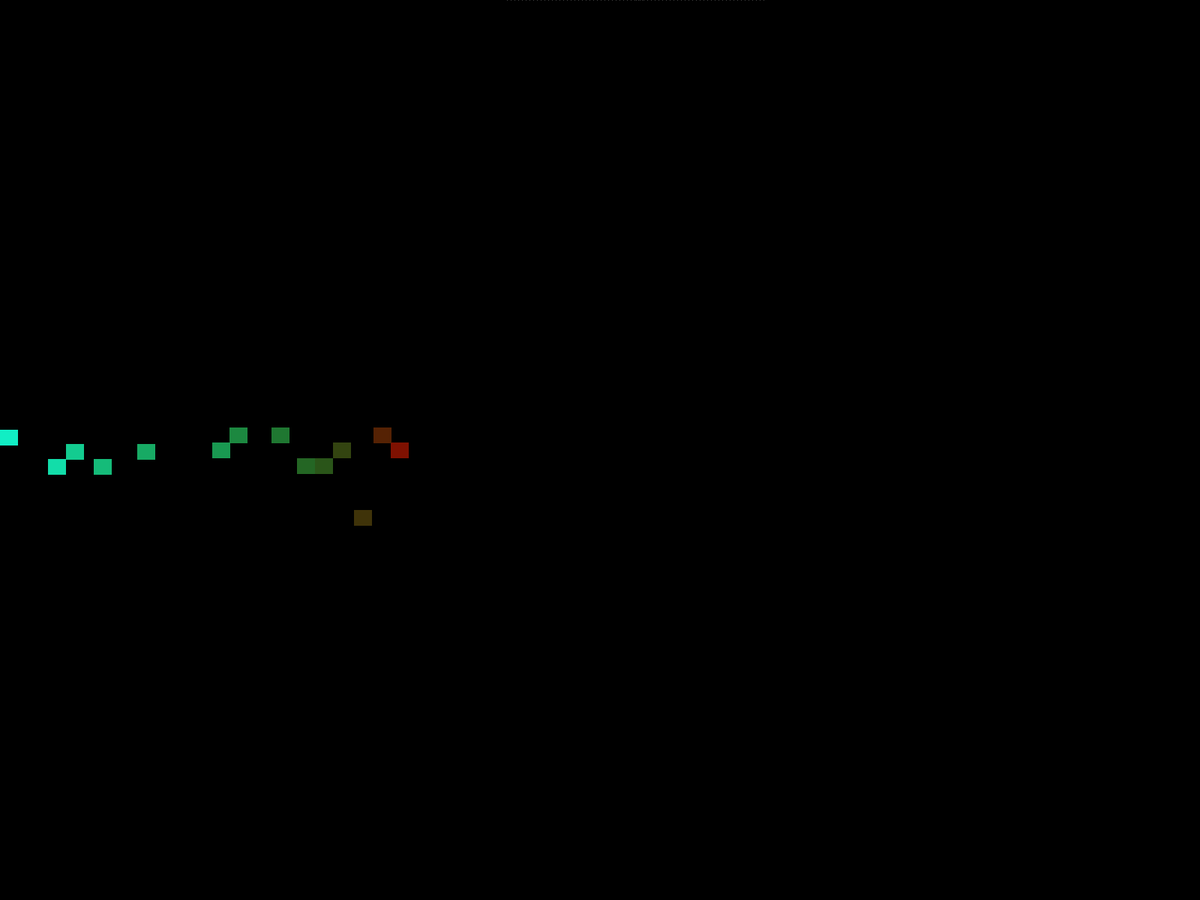
Frame 1 (no input)
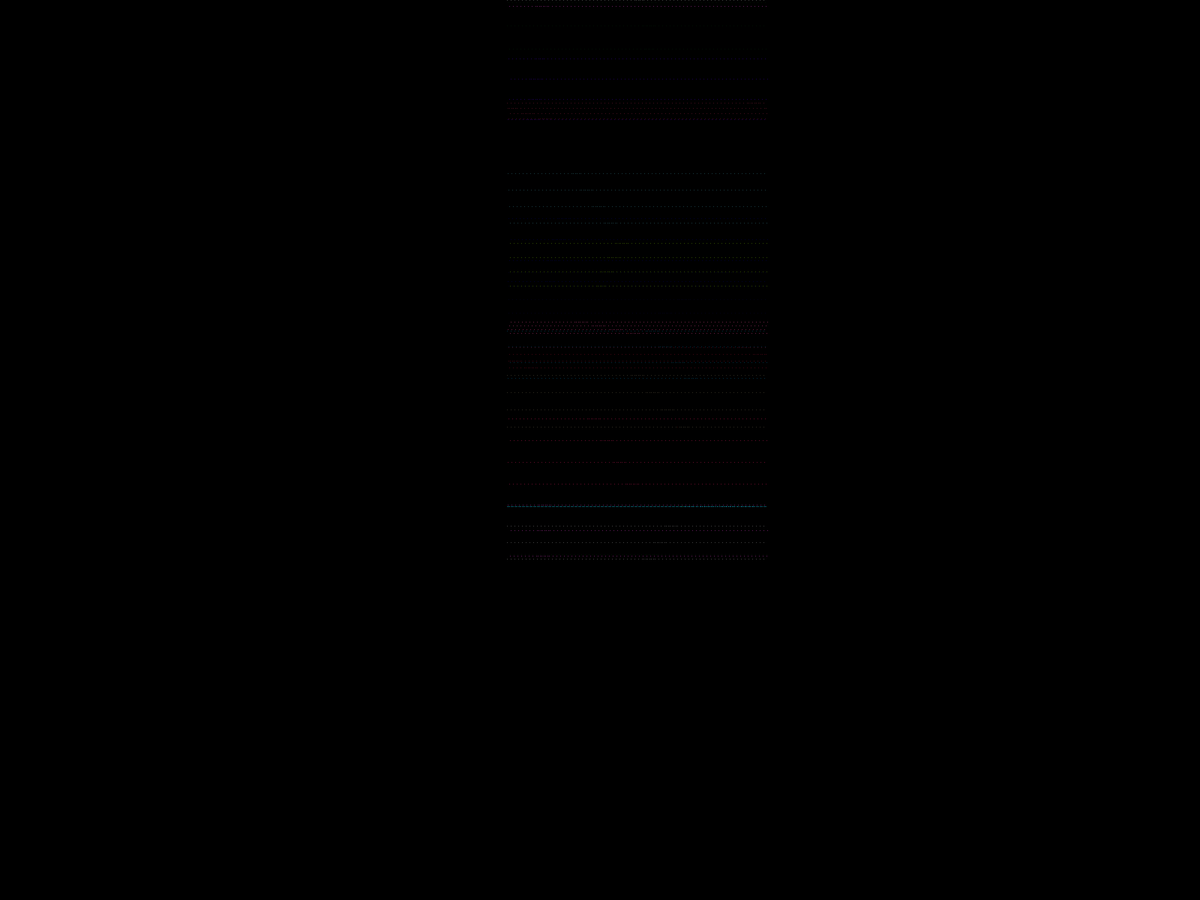
Frame 60 (the mouse pressed at the canvas centre just before this capture)
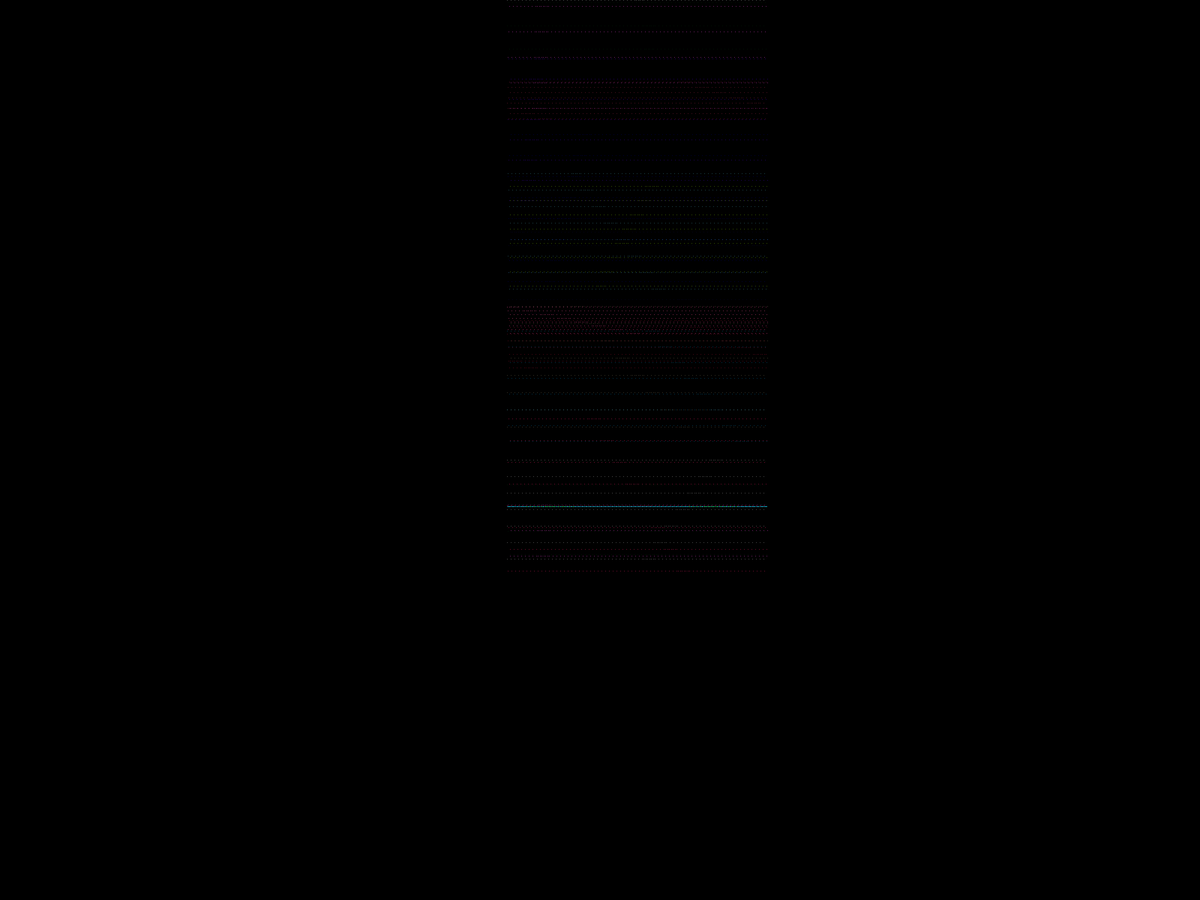
Frame 120 (the mouse held since frame 60 and released just before this capture)

The Processing sketch that drew these frames (run headless with seeded random() and noise(); from frame 60 on, the mouse is pressed at the canvas centre):

// Processing sketch: Braitenberg_1
// ── Braitenberg_1.pde
/*
Based on the work of Valentino Braitenberg, this visual should represent
a number of very simple machines exuding different colors based on their
"moods" and "intentions," with red corresponding to aggression, yellow
corresponding to fear, blue corresponding to love, and green corresponding
to "explorative instinct"

The main display in the Becton Café will show the "devices" themselves moving
around, and the panels outside should change according to their interactions
with one another. Each device (or pair of devices) will have an associated panel

Credit to Joe Swensen for his work on the initial Panel UI as seen in walltest_3
in https://github.com/cguanche1/Project1

Credit to Yuki de Pourbaix and Julia Shi for their work in helping determine the
borders of the main screens and the hall panels, seen in the github repository
listed above.
*/


// width and height of the hall panels in 1024x768 Resolution
static int sizex = 24;
static int sizey = 21;

//width and height limits of main panels:
static int ledge = 676;
static int redge = 1023;
static int tedge = 0;
static int bedge = 767;

//Sets velocity contants
static float max_vmax = 25;
static float min_vmin = 10;

//integers to control the screen's state and wipe it every so often.
int step = 0;
static int numSteps = 3750;
int wash = 0;

//Number of machines active
static int max_active_machines = 15;
int num_active_machines = 0;
Machine machines[] = new Machine[max_active_machines];
int active_machine = 0;

//Array of hall panels
Panel panels[] = new Panel[15];

/*
  Instantiating each panel with its corresponding x and y coords, also in 
  1024x768 Resolution
  Color each panel in a gradient as they are activated
*/
void setup() {
  fullScreen(2);
  background(0, 0, 0);
  //fill(100,100,100);
  //rect(ledge,tedge,redge,bedge);
  noStroke();
  
  panels[0] = new Panel(578, 660);
  panels[1] = new Panel(521, 590);
  panels[2] = new Panel(498, 570);
  panels[3] = new Panel(472, 680);
  panels[4] = new Panel(444, 590);
  panels[5] = new Panel(420, 611);
  panels[6] = new Panel(396, 611);
  panels[7] = new Panel(362, 570);
  
  panels[8] = new Panel(306, 570);
  panels[9] = new Panel(283, 590);
  panels[10] = new Panel(183, 592);
  panels[11] = new Panel(125, 612);
  
  panels[12] = new Panel(88, 592);
  panels[13] = new Panel(64, 612);
  panels[14] = new Panel(0, 573);
  
  for (int i = 0; i < 15; i++) {
    panels[i].colourMe(255 / (i + 1), i * (255 / 15), i * i);
    panels[i].show();
  }
  
  
  machines[0] = new Machine();
  machines[0].x = ledge;
  machines[0].y = tedge;
  machines[0].o = -45.0;
  machines[0].signr = -1;
  machines[0].signg = -1;
  machines[0].signb = -1;
  machines[0].prefr = 0.5;
  machines[0].prefg = 0.5;
  machines[0].prefb = 0.5;
  machines[0].r = redge-ledge;
  machines[0].i = redge-ledge;
  
  for(int i = 1; i < max_active_machines; i ++){
     machines[i] = new Machine(); 
  }
  colorMode(RGB);
}
 
void draw() {
    //fill(50,50,50);
    //rect(ledge,tedge,redge,bedge);
    if(step < numSteps){ 
      if(active_machine >= num_active_machines){
         active_machine = 0; 
      }
    
      Machine m = machines[active_machine];
    
    //int xorig = m.x;
    //int yorig = m.y;
      m.stain();
      m.move();
    //stroke(255,255,255);
    //line(xorig,yorig,m.x,m.y);
      active_machine++;
    //delay(5000);
      step++;
    }
    if(step == numSteps && wash < bedge){
       stroke(0,0,0);
       line(ledge,wash,redge,wash);
       wash++;
    }
    if(step == numSteps && wash == bedge){
       step = 0;
       wash = tedge;
       for(int i = 0; i < num_active_machines; i++){
           machines[i].prefr = random(0.0001,0.66);
           machines[i].prefg = random(0.0001,0.66);
           machines[i].prefb = random(0.0001,0.66); 
       }
    }
}

void keyPressed() {
  if (key == CODED) {
  }
}


class Panel {
  int x, y;
  int r, g, b;
  Panel(int setx, int sety) {
    x = setx;
    y = sety;
  }
  
  Panel(int setx, int sety, int setr, int setg, int setb) {
    x = setx;
    y = sety;
    r = setr;
    g = setg;
    b = setb;
  }
  
  void colourMe(int setr, int setg, int setb) {
    r = setr;
    g = setg;
    b = setb;
    show();
  }
  
  void show() {
    fill(r, g, b);
    rect(x, y, sizex, sizey);
  }
  
  void hide() {
    fill(0,  0, 0);
    rect(x, y, sizex, sizey);
  }
}

class Machine{
 int x,y,i,r; // x,y position, intensity of color radius, radius of sensors
 float o; // -180 < o <= 180, angle measured from horizontal right of machine
 float vmax,vmin; //maximum and minimum velocity, respectively
 float prefr, prefg, prefb; // "preference" for each color base
 float signr, signg, signb; // determines whether preference is positive or negative
 int assocPanel; //panel associated with this machine's mood
 int crossed; //boolean that determines whether the machine's wires are crossed or not
 
 Machine(){
   x = int(random(ledge,redge));
   y = int(random(tedge,bedge));
   r = int(random(0,(redge-ledge)/2));
   i = int(random(0,50));
   o = random(-180,180);
   vmax = random((max_vmax + min_vmin)/2,max_vmax);
   vmin = random(min_vmin,(max_vmax+ min_vmin)/2);
   prefr = random(0.0001,0.66);
   prefg = random(0.0001,0.66);
   prefb = random(0.0001,0.66);
   
   signr = random(-1,1);
   if(signr < 0){
      signr = -1; 
   }
   else{
     signr = 1;
   }
   
   signg = random(-1,1);
   if(signg < 0){
      signg = -1; 
   }
   else{
       signg = 1;
   }
   
   signb = random(-1,1);
   if(signb < 0){
      signb = -1; 
   }
   else{
       signb = 1;
   }
   
   assocPanel = num_active_machines;
   num_active_machines++;
   crossed = int(random(0,2));
   if(crossed == 1){crossed = 2;}
   
   print("Machine " + assocPanel + " has an i of " + i +" and an r of " + r + "\n");
   //delay(3000);
   
 }
 
 int getX(float mag, float ang){
    int changeX = ceil(mag * cos(ang));
    
    int newX = x + changeX;
    if(newX > redge){
      newX = newX - (redge - ledge);
    }
    else if(newX < ledge){
      newX = newX + (redge - ledge);
    }
    
    
    return newX;
    
 }
 
 int getY(float mag, float ang){
    int changeY = ceil(mag*sin(ang));
    
    int newY = y + changeY;
    if(newY > bedge){
      newY = newY - (bedge-tedge);
    }
    else if(newY < tedge){
      newY = newY + (bedge - tedge);
    }
    
    return newY;
 }
 
 void stain(){
   //print("Staining machine " +assocPanel+" right now!\n");
   //print("Machine " + assocPanel + " has i = " + i + "\n");
    for(int c = 0; c < i; c++){
       //float angleStep = ((i - c)/(i * 8)) * 180;
       for(float ang = -180; ang <= 180; ang += 5){
          int ptx = getX(ang,c);
         
          int pty = getY(ang,c);
          
          //print("ang: "+ang +" y: " + y + " pty: "+ pty+ "\n");
          color old = get(ptx,pty);
          float ptr = red(old);
          float ptg = green(old);
          float ptb = blue(old);
          
          //print("old red: " + ptr);
          ptr = ptr + (signr * prefr *prefr* 255 * ((i-c)/i));
          if(ptr < 0){
              ptr = 0;
              signr = -1 * signr;
          }
          else if(ptr > 255){
              ptr = 255;
              signr = -1 * signr;
          }
          //print(" new red: " + ptr +"\n old green: " + ptg);
          ptg += signg * prefg *prefg* 255 * ((i-c)/i);
          if(ptg < 0){
              ptg = 0;
              signg = -1 * signg;
          }
          else if(ptg > 255){
              ptg = 255;
              signg = -1* signg;
          }
          //print(" new green: " + ptg + "\n old blue: " + ptb);
          ptb += signb * prefb *prefb * 255 * ((i-c)/i);
          if(ptb < 0){
              ptb = 0;
              signb = -1 * signb;
          }
          else if(ptb > 255){
              ptb = 255;
              signb = -1 * signb;
          }
          //print(" new blue: " + ptb + "\n");
          
          set(ptx,pty,color(ptr,ptg,ptb));
          
       }
    }
    //print("new color has been set for " + assocPanel +"\n");
 }
 
 void move(){  
     //print("machine " + assocPanel + " is moving!\n");
     float lang = o + 90;
     if(lang > 180){
        lang = lang - 360; 
     }
     
     float rang = 0 - 90;
     if(rang < -180){
        rang = rang + 360; 
     }
     
     int lx = getX(r, lang);
     int ly = getY(r, lang);
     
     //fill(255,255,255);
     //circle(lx,ly,5);
     
     int rx = getX(r, rang);
     int ry = getY(r, rang);
     //circle(rx,ry,5);
     
     color lc = get(lx,ly);
     color rc = get(rx,ry);
     
     float lr = red(lc);
     float lg = green(lc);
     float lb = blue(lc);
     
     float rr = red(rc);
     float rg = green(rc);
     float rb = blue(rc);
     
     color mid = lerpColor(lc, rc, 0.5);
     
     float rmid = red(mid);
     float gmid = green(mid);
     float bmid = blue(mid);
     
     panels[assocPanel].colourMe(int(rmid),int(gmid),int(bmid));
     
     prefr = ((rmid % 5)/255) * signr + prefr;
     if(prefr >= 1){
       prefr = 1;
       signr = -1*signr;
     }
     else if(prefr <= 0){
      prefr = 0.0001;
      signr = -1* signr;
     }
     prefg = ((gmid % 5)/255) * signg + prefg;
     if(prefg >= 1){
       prefg = 1;
       signg = -1*signg;
     }
     else if(prefg <= 0){
      prefg = 0.0001;
      signg = -1* signg;
     }
     prefb = ((bmid % 5)/255) * signb + prefb;
     if(prefb >= 1){
       prefb = 1;
       signb = -1*signb;
     }
     else if(prefb <= 0){
      prefb = 0.0001;
      signb = -1* signb;
     }
     
     float scale = vmax/255;
     
     float lv = scale * (lr*prefr + lg * prefg + lb * prefb);
     //print("scale: " + scale + " lr: " +lr+ " prefr: " + prefr + " lg: " + lg +" prefg: " + prefg + " lb: " + lb + " prefb: " + prefb + "\n");
     if(lv < vmin){
      lv = vmin; 
     }
     float rv = scale * (rr * prefr + rg * prefg + rb * prefb);
     if(rv < vmin){
       rv = vmin; 
     }
     

     if(crossed > 1){
        float temp = rv;
        rv = lv;
        lv = temp;
     }
     
     float oChange = (lv - rv) * (180/vmax);
     float oNew = o + oChange;
     if(oNew > 180){
       oNew = oNew - 360;
     }
     else if(oNew < -180){
        oNew = oNew + 360; 
     }
     
     float avgO = (o + oNew)/2;

     x = getX(lv+rv, avgO);
     
     y = getY(lv+rv,avgO);
     o = oNew;
     
 }
  
}
